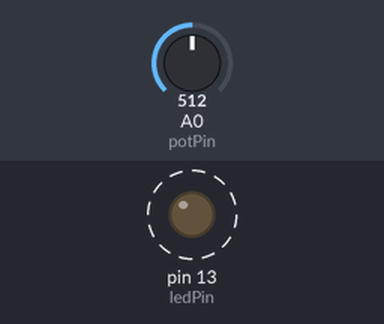
The sketch below on a simulated Arduino Uno, built with avr-gcc and run on an emulated ATmega328P. Shown: output pins drawn as LEDs (lit = HIGH). Dashed ring = blinking. The inputs (shaded band) are chosen by the test bench; at power-on: A0 (potPin) = 512.

Above: at 1.8 s.
1.9 s: A0 (potPin) set to 0
At 3.2 s:
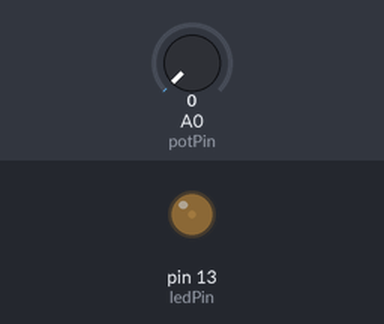
3.6 s: A0 (potPin) set to 122
At 3.9 s:
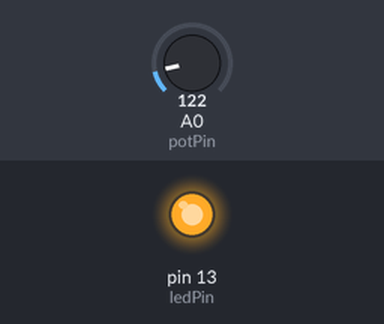
Timing chart, 0 to 13.1 s (numbered marks = the images above; inputs shaded):
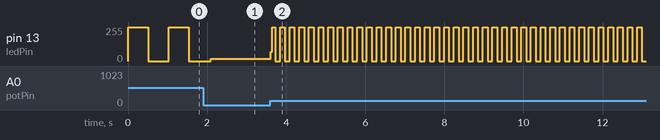

Measured:
- after the input at 3.6 s, pin 13 (ledPin): 16/255 → 69/255 at once, then moves between 0/255 and 255/255, repeating every 0.24 s
- by itself, pin 13 (ledPin): alternates 255/255 for 0.51 s and 0/255 for 0.51 s

The sketch:

03_PotVeLedHiz.ino
```cpp
/*
    Analog giriş
  Analog pin 0 üzerindeki bir analog sensörü okuyarak, dijital pin 13'e
  bağlı bir LED'in açılıp kapanma süresini değiştirelim.
  LED'in açık ve kapalı olacağı süre, analogRead() tarafından elde edilen değere bağlı olcaktır.

 */

int potPin = A0;    // potansiyometre için giriş pini seçimi
int ledPin = 13;      // LED için pin seçimi
int potDeger = 0;  // sensörden gelen değeri saklamak için değişken,başta 0 verdik ama değişicek.

void setup() {
  // ledPin'i ÇIKIŞ olarak ayarlayalım:
  pinMode(ledPin, OUTPUT);
}

void loop() {
  potDeger = analogRead(potPin);  // sensörden anlık değeri okutalım:

  digitalWrite(ledPin, HIGH);     // ledPin'i aç
  delay(potDeger);                // "potDeger" kadar milisaniye için programı beklet:
  digitalWrite(ledPin, LOW);      // ledPin'i kapa
  delay(potDeger);                // "potDeger" kadar milisaniye için programı beklet:
}
//
```
